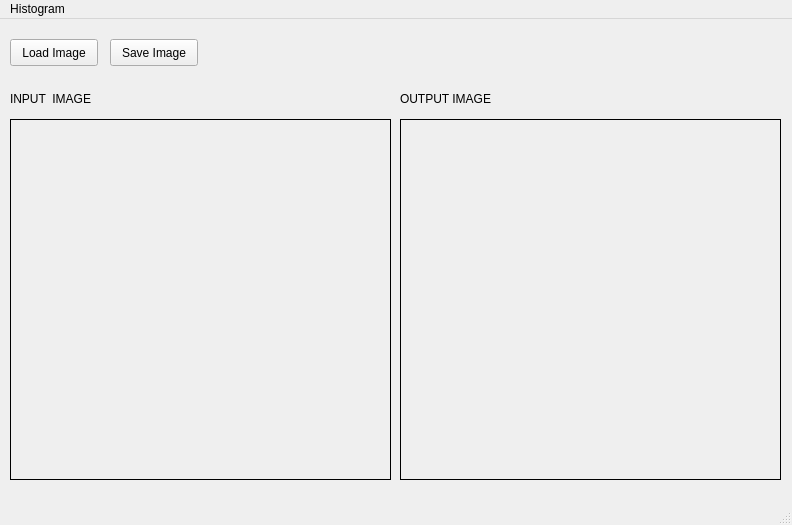
<?xml version="1.0" encoding="UTF-8"?>
<ui version="4.0">
 <class>MainWindow</class>
 <widget class="QMainWindow" name="MainWindow">
  <property name="geometry">
   <rect>
    <x>0</x>
    <y>0</y>
    <width>792</width>
    <height>525</height>
   </rect>
  </property>
  <property name="windowTitle">
   <string>MainWindow</string>
  </property>
  <widget class="QWidget" name="centralwidget">
   <widget class="QLabel" name="imglabel">
    <property name="geometry">
     <rect>
      <x>10</x>
      <y>100</y>
      <width>381</width>
      <height>361</height>
     </rect>
    </property>
    <property name="frameShape">
     <enum>QFrame::Box</enum>
    </property>
    <property name="text">
     <string/>
    </property>
   </widget>
   <widget class="QPushButton" name="loadbutton">
    <property name="geometry">
     <rect>
      <x>10</x>
      <y>20</y>
      <width>88</width>
      <height>27</height>
     </rect>
    </property>
    <property name="text">
     <string>Load Image</string>
    </property>
   </widget>
   <widget class="QPushButton" name="saveButton">
    <property name="geometry">
     <rect>
      <x>110</x>
      <y>20</y>
      <width>88</width>
      <height>27</height>
     </rect>
    </property>
    <property name="text">
     <string>Save Image</string>
    </property>
   </widget>
   <widget class="QLabel" name="imglabel_2">
    <property name="geometry">
     <rect>
      <x>400</x>
      <y>100</y>
      <width>381</width>
      <height>361</height>
     </rect>
    </property>
    <property name="frameShape">
     <enum>QFrame::Box</enum>
    </property>
    <property name="text">
     <string/>
    </property>
   </widget>
   <widget class="QLabel" name="label_2">
    <property name="geometry">
     <rect>
      <x>400</x>
      <y>70</y>
      <width>111</width>
      <height>19</height>
     </rect>
    </property>
    <property name="text">
     <string>OUTPUT IMAGE</string>
    </property>
   </widget>
   <widget class="QLabel" name="label">
    <property name="geometry">
     <rect>
      <x>10</x>
      <y>70</y>
      <width>101</width>
      <height>19</height>
     </rect>
    </property>
    <property name="text">
     <string>INPUT  IMAGE</string>
    </property>
   </widget>
  </widget>
  <widget class="QMenuBar" name="menubar">
   <property name="geometry">
    <rect>
     <x>0</x>
     <y>0</y>
     <width>792</width>
     <height>24</height>
    </rect>
   </property>
   <widget class="QMenu" name="menuHistogram_Grayscale">
    <property name="title">
     <string>Histogram</string>
    </property>
    <addaction name="separator"/>
    <addaction name="actionRGBHistogram"/>
   </widget>
   <addaction name="menuHistogram_Grayscale"/>
  </widget>
  <widget class="QStatusBar" name="statusbar"/>
  <action name="actionRGBHistogram">
   <property name="text">
    <string>Histogram Eq</string>
   </property>
  </action>
 </widget>
 <resources/>
 <connections/>
</ui>
